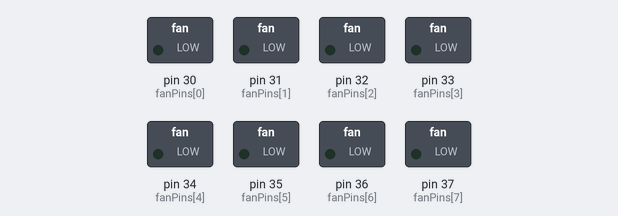
The sketch below on a simulated Arduino Mega 2560, built with avr-gcc and run on an emulated ATmega2560. On the bench: switched loads named in the sketch (green lamp = pin HIGH).

Above: at 5.0 s.
Timing chart, 0 to 13.0 s (numbered marks = the images above):
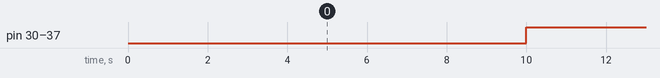

Measured:
- by itself, pin 30 (fanPins[0]), pin 31 (fanPins[1]), pin 32 (fanPins[2]), pin 33 (fanPins[3]), pin 34 (fanPins[4]), pin 35 (fanPins[5]), pin 36 (fanPins[6]), pin 37 (fanPins[7]): alternates HIGH for 5.0 s and LOW for 5.0 s

The sketch:

fan_test.ino
```cpp
int fanPins[] = {30, 31, 32, 33, 34, 35, 36, 37};

long timestamp = 0;
long interval = 5000;

boolean fanState = true;

void setup() {
  for (int i = 0; i < 8; i++) {
    pinMode(fanPins[i], OUTPUT);
    digitalWrite(fanPins[i], LOW);
  }

}

void loop() {
  if(millis() - timestamp > interval) {
    timestamp = millis();
    fanState = !fanState;
    fanControl(fanState);
  }

}

void fanControl(boolean b) {
  for (int i = 0; i < 8; i++) {
    digitalWrite(fanPins[i], b);
  }
}
```
